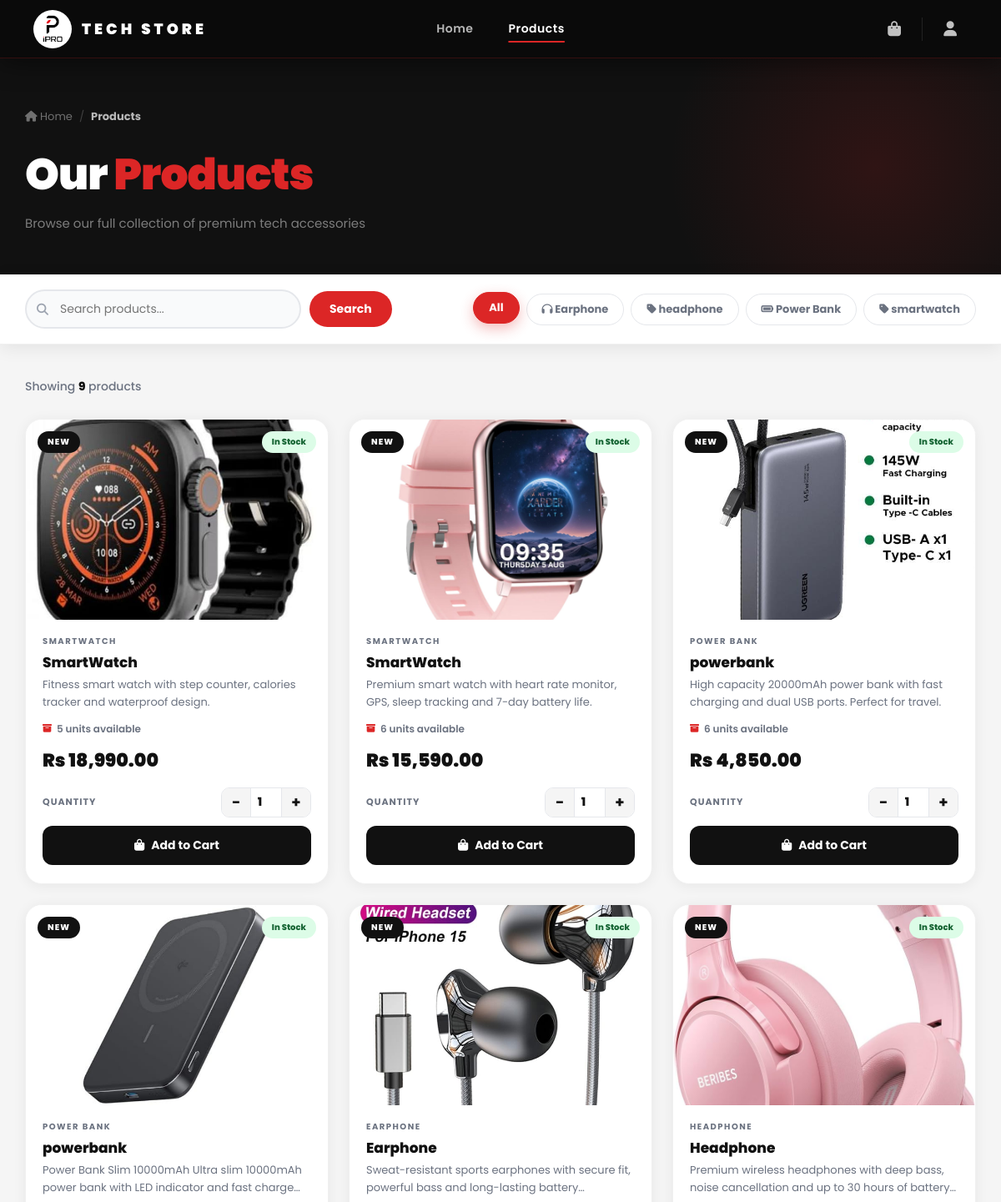
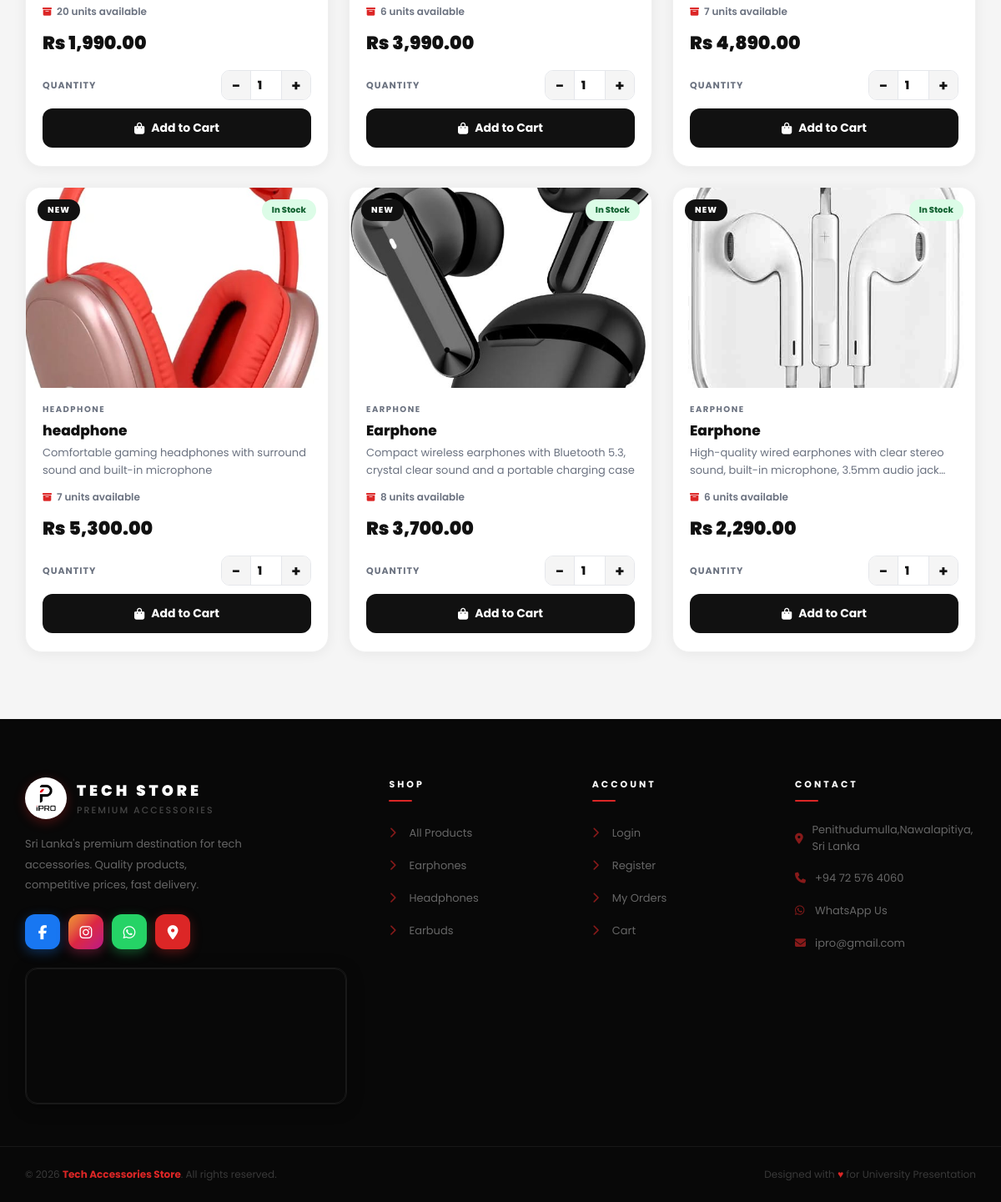
The page /product.php on the database its author committed (2 pictures, top to bottom).
### tables this page shows
CREATE TABLE `products` (
  `id` int(11) NOT NULL,
  `product_name` varchar(255) NOT NULL,
  `category` varchar(100) NOT NULL,
  `price` decimal(10,2) NOT NULL,
  `quantity` int(11) NOT NULL,
  `image` varchar(255) NOT NULL,
  `product_status` varchar(100) NOT NULL,
  `description` text DEFAULT NULL,
  `created_at` timestamp NOT NULL DEFAULT current_timestamp()
);

### product.php (the view, shortened to what this page needs)
<?php
include 'db.php';
$search   = isset($_GET['search']) ? trim($_GET['search']) : '';
$category = isset($_GET['category']) ? trim($_GET['category']) : '';
$where  = "WHERE 1=1";
$stmt = mysqli_prepare($conn,
    "SELECT * FROM products $where ORDER BY id DESC");
mysqli_stmt_execute($stmt);
$result = mysqli_stmt_get_result($stmt);
$cats = mysqli_query($conn,
    "SELECT DISTINCT category FROM products ORDER BY category");
?>
<!DOCTYPE html>
<html lang="en">
<head>
<link rel="stylesheet"
  href="https://cdnjs.cloudflare.com/ajax/libs/font-awesome/6.5.0/css/all.min.css">
</head>
<body>
<?php include 'navbar.php'; ?>
<div class="page-header">
  <div class="page-header-inner">
    <div class="breadcrumb">
      <a href="index.php">
        <i class="fa-solid fa-house"></i> Home
      </a>
      <span>/</span>
      <strong>Products</strong>
    </div>
    <h1>Our <span>Products</span></h1>
    <p>Browse our full collection of premium tech accessories</p>
  </div>
</div>
<div class="filter-bar">
  <div class="filter-inner">
    <form method="GET"
      style="display:flex;gap:10px;flex-wrap:wrap;align-items:center;">
      <div class="search-box">
        <i class="fa-solid fa-magnifying-glass"></i>
        <input type="text" name="search"
          placeholder="Search products..."
          value="<?= htmlspecialchars($search) ?>">
      </div>
      <button type="submit" class="search-btn">
        Search
      </button>
    </form>
    <div class="cat-pills">
      <a href="product.php"
        class="cat-pill <?= !$category?'active':'' ?>">
        All
      </a>
     <?php while ($cat = mysqli_fetch_assoc($cats)):
  $cat_name = $cat['category'];
  if ($cat_name === 'Earphone') {
      $icon = 'fa-headphones';
  } elseif ($cat_name === 'Headphone') {
      $icon = 'fa-headphones-simple';
  } elseif ($cat_name === 'Earbud') {
      $icon = 'fa-music';
  } elseif ($cat_name === 'Power Bank') {
      $icon = 'fa-battery-full';
  } elseif ($cat_name === 'Smart Watch') {
      $icon = 'fa-clock';
  } else {
      $icon = 'fa-tag';
  }
?>
<a href="product.php?category=<?= urlencode($cat_name) ?>
    <?= $search ? '&search='.urlencode($search) : '' ?>"
  class="cat-pill
    <?= $category===$cat_name?'active':'' ?>">
  <i class="fa-solid <?= $icon ?>"></i>
  <?= htmlspecialchars($cat_name) ?>
</a>
<?php endwhile; ?>
    </div>
  </div>
</div>
<div class="products-area">
  <div class="container">
    <div class="results-bar">
      <div class="results-count">
        Showing
        <strong><?= mysqli_num_rows($result) ?></strong>
        products
      </div>
    </div>
    <?php if (mysqli_num_rows($result) === 0): ?>
    <div class="no-results">
      <span class="no-results-icon">
        <i class="fa-solid fa-box-open"></i>
      </span>
      <h3>No products found</h3>
      <p>Try a different search or browse all products.</p>
      <a href="product.php" class="btn-red">
        <i class="fa-solid fa-arrow-left"></i>
        View All Products
      </a>
    </div>
    <?php else: ?>
    <div class="products-grid">
    <?php while ($row = mysqli_fetch_assoc($result)):
      $in_stock = $row['quantity'] > 0;
    ?>
      <div class="prod-card">
        <div class="prod-img-box">
          <img
            src="uploads/<?= htmlspecialchars($row['image']) ?>"
            alt="<?= htmlspecialchars($row['product_name']) ?>"
            onerror="this.src='images/logo.png'">
          <span class="prod-new-tag">New</span>
          <?php if ($row['quantity'] <= 0): ?>
            <span class="prod-stock-tag tag-out">
              Out of Stock
            </span>
          <?php elseif ($row['quantity'] <= 3): ?>
            <span class="prod-stock-tag tag-low">
              Only <?= $row['quantity'] ?> left
            </span>
          <?php else: ?>
            <span class="prod-stock-tag tag-in">
              In Stock
            </span>
          <?php endif; ?>
        </div>
        <div class="prod-body">
          <div class="prod-cat">
            <?= htmlspecialchars($row['category']) ?>
          </div>
          <div class="prod-name">
            <?= htmlspecialchars($row['product_name']) ?>
          </div>
          <?php if ($row['description']): ?>
          <div class="prod-desc">
            <?= htmlspecialchars($row['description']) ?>
          </div>
          <?php endif; ?>
          <div class="prod-stock-count">
            <i class="fa-solid fa-box-archive"></i>
            <?= $row['quantity'] ?> units available
          </div>
          <span class="prod-price">
            Rs <?= number_format($row['price'], 2) ?>
          </span>
          <?php if ($in_stock): ?>
          <form action="add_to_cart.php" method="GET">
            <div class="qty-wrap">
              <span class="qty-label">Quantity</span>
              <div class="qty-row">
                <button type="button" class="qty-btn"
                  onclick="changeQty(this,-1)">−</button>
                <input type="number" name="qty"
                  class="qty-input"
                  value="1" min="1"
                  max="<?= $row['quantity'] ?>"
                  readonly>
                <button type="button" class="qty-btn"
                  onclick="changeQty(this,1,
                  <?= $row['quantity'] ?>)">+</button>
              </div>
            </div>
            <button type="submit" class="add-cart-btn">
              <i class="fa-solid fa-bag-shopping"></i>
              Add to Cart
            </button>
          </form>
          <?php endif; ?>
        </div>
      </div>
    <?php endwhile; ?>
    </div>
    <?php endif; ?>
  </div>
</div>
<?php include 'footer.php'; ?>
</body>
</html>

### navbar.php (shortened to what this page needs)
<?php
$cart_count = 0;
$current  = basename($_SERVER['PHP_SELF']);
$is_admin = strpos($_SERVER['PHP_SELF'], '/admin/') !== false;
$base     = $is_admin ? '../' : '';
?>
<link rel="stylesheet"
  href="https://cdnjs.cloudflare.com/ajax/libs/font-awesome/6.5.0/css/all.min.css">
<div class="navbar-main">
  <a href="<?= $base ?>index.php" class="nav-logo">
    <div class="nav-logo-circle">
      <img
        src="<?= $base ?>images/logo.png"
        alt="iPro"
        onerror="this.style.display='none';
          this.parentElement.innerHTML=
          '<span style=\'color:#dc2626;font-weight:900;font-size:16px;\'>iP</span>'"
      >
    </div>
    <span class="nav-logo-text">TECH STORE</span>
  </a>
  <div class="nav-center">
    <a href="<?= $base ?>new.php"
       class="nav-link <?= $current=='new.php'?'active':'' ?>">
      Home
    </a>
    <a href="<?= $base ?>product.php"
       class="nav-link <?= $current=='product.php'?'active':'' ?>">
      Products
    </a>
  </div>
  <div class="nav-right">
    <?php if (isset($_SESSION['user_id'])): ?>
      <div class="nav-user-chip">
        <i class="fa-solid fa-circle-user" style="font-size:16px;color:#dc2626;"></i>
        <?= htmlspecialchars($_SESSION['username']) ?>
      </div>
      <a href="<?= $base ?>cart.php" class="nav-icon-btn" title="">
        <i class="fa-solid fa-bag-shopping"></i>
        <?php if ($cart_count > 0): ?>
        <span class="nav-cart-badge"><?= $cart_count ?></span>
        <?php endif; ?>
        <span class="tooltip">Cart (<?= $cart_count ?>)</span>
      </a>
      <a href="<?= $base ?>logout.php" class="nav-icon-btn" title="">
        <i class="fa-solid fa-arrow-right-from-bracket"></i>
        <span class="tooltip">Logout</span>
      </a>
    <?php else: ?>
      <a href="<?= $base ?>cart.php" class="nav-icon-btn">
        <i class="fa-solid fa-bag-shopping"></i>
      </a>
      <a href="<?= $base ?>login.php" class="nav-icon-btn">
        <i class="fa-solid fa-user"></i>
      </a>
    <?php endif; ?>
  </div>
</div>
<div style="height:70px;"></div>

### footer.php (shortened to what this page needs)
<link rel="stylesheet"
  href="https://cdnjs.cloudflare.com/ajax/libs/font-awesome/6.5.0/css/all.min.css">
<footer>
  <div class="footer-top">
    <div class="footer-grid">
      <div class="foot-brand">
        <div class="foot-logo-wrap">
          <div class="foot-logo-circle">
            <img src="images/logo.png" alt="Logo"
              onerror="this.parentElement.innerHTML=
              '<b style=\'color:#dc2626;font-size:15px;
              font-family:Poppins,sans-serif;\'>iP</b>'">
          </div>
          <div>
            <div class="foot-brand-name">TECH STORE</div>
            <div class="foot-brand-tagline">Premium Accessories</div>
          </div>
        </div>
        <p>
          Sri Lanka's premium destination for tech accessories.
          Quality products, competitive prices, fast delivery.
        </p>
        <div class="social-row">
          <a href="https://facebook.com"
             target="_blank"
             class="social-icon si-fb"
             title="Facebook">
            <i class="fa-brands fa-facebook-f"></i>
          </a>
          <a href="https://instagram.com"
             target="_blank"
             class="social-icon si-ig"
             title="Instagram">
            <i class="fa-brands fa-instagram"></i>
          </a>
          <a href="https://wa.me/94725764060"
             target="_blank"
             class="social-icon si-wa"
             title="WhatsApp">
            <i class="fa-brands fa-whatsapp"></i>
          </a>
          <a href="https://www.google.com/maps?q=90+Penithudumulla,+Nawalapitiya,+Sri+Lanka&output=embed"
             target="_blank"
             class="social-icon si-loc"
             title="Our Location">
            <i class="fa-solid fa-location-dot"></i>
          </a>
        </div>
        <div class="map-box">
        <div class="map-box">
  <iframe
    width="100%"
    height="160"
    style="border:0;display:block;border-radius:12px;"
    loading="lazy"
    allowfullscreen
    src="https://maps.google.com/maps?q=Nawalapitiya,Sri+Lanka&output=embed">
  </iframe>
</div>
        </div>
      </div>
      <div class="foot-col">
        <h4>Shop</h4>
        <ul>
          <li>
            <a href="product.php">
              <i class="fa-solid fa-chevron-right"></i>
              All Products
            </a>
          </li>
          <li>
            <a href="product.php?category=Earphone">
              <i class="fa-solid fa-chevron-right"></i>
              Earphones
            </a>
          </li>
          <li>
            <a href="product.php?category=Headphone">
              <i class="fa-solid fa-chevron-right"></i>
              Headphones
            </a>
          </li>
          <li>
            <a href="product.php?category=Earbud">
              <i class="fa-solid fa-chevron-right"></i>
              Earbuds
            </a>
          </li>
        </ul>
      </div>
      <div class="foot-col">
        <h4>Account</h4>
        <ul>
          <li>
            <a href="login.php">
              <i class="fa-solid fa-chevron-right"></i>
              Login
            </a>
          </li>
          <li>
            <a href="register.php">
              <i class="fa-solid fa-chevron-right"></i>
              Register
            </a>
          </li>
          <li>
            <a href="my_orders.php">
              <i class="fa-solid fa-chevron-right"></i>
              My Orders
            </a>
          </li>
          <li>
            <a href="cart.php">
              <i class="fa-solid fa-chevron-right"></i>
              Cart
            </a>
          </li>
        </ul>
      </div>
      <div class="foot-col">
        <h4>Contact</h4>
        <ul>
          <li>
            <a href="https://maps.google.com/?q=Colombo,Sri+Lanka"
               target="_blank">
              <i class="fa-solid fa-location-dot"></i>
              Penithudumulla,Nawalapitiya, Sri Lanka
            </a>
          </li>
          <li>
            <a href="tel:+94725764060">
              <i class="fa-solid fa-phone"></i>
              +94 72 576 4060
            </a>
          </li>
          <li>
            <a href="https://wa.me/94725764060" target="_blank">
              <i class="fa-brands fa-whatsapp"></i>
              WhatsApp Us
            </a>
          </li>
          <li>
            <a href="mailto:ipro@gmail.com.">
              <i class="fa-solid fa-envelope"></i>
              ipro@gmail.com
            </a>
          </li>
        </ul>
      </div>
    </div>
  </div>
  <div class="footer-bottom-bar">
    <p class="left-text">
      © <?= date('Y') ?>
      <span>Tech Accessories Store</span>.
      All rights reserved.
    </p>
    <p class="right-text">
      Designed with <span>♥</span>
      for University Presentation
    </p>
  </div>
</footer>

### navbar.php (style rules this page uses)
.navbar-main { width: 100%; background: #0a0a0a; height: 70px; display: flex; align-items: center; justify-content: space-between; padding: 0 40px; position: fixed; top: 0; left: 0; right: 0; z-index: 9999; box-sizing: border-box; animation: navDown 0.5s ease; border-bottom: 1px solid rgba(220,38,38,0.2); box-shadow: 0 4px 30px rgba(0,0,0,0.5); }
.nav-logo { display: flex; align-items: center; gap: 12px; text-decoration: none; transition: transform 0.3s ease; }
.nav-logo-circle { width: 46px; height: 46px; background: #ffffff; border-radius: 50%; display: flex; align-items: center; justify-content: center; animation: logoPulse 3s ease-in-out infinite; flex-shrink: 0; overflow: hidden; }
.nav-logo-circle img { width: 34px; height: 34px; object-fit: contain; }
.nav-logo-text { color: #ffffff; font-size: 18px; font-weight: 900; letter-spacing: 4px; text-transform: uppercase; }
.nav-center { display: flex; align-items: center; gap: 2px; position: absolute; left: 50%; transform: translateX(-50%); }
.nav-link { color: rgba(255,255,255,0.7); text-decoration: none; padding: 8px 20px; font-size: 14px; font-weight: 600; letter-spacing: 0.5px; border-radius: 6px; transition: all 0.3s ease; position: relative; white-space: nowrap; }
.nav-link::after { content: ''; position: absolute; bottom: 2px; left: 20px; right: 20px; height: 2px; background: #dc2626; border-radius: 2px; transform: scaleX(0); transform-origin: center; transition: transform 0.3s ease; }
.nav-link.active { color: #ffffff; }
.nav-link.active::after { transform: scaleX(1); }
.nav-right { display: flex; align-items: center; gap: 6px; }
.nav-icon-btn { position: relative; width: 42px; height: 42px; border-radius: 10px; display: inline-flex; align-items: center; justify-content: center; text-decoration: none; background: transparent; border: none; cursor: pointer; transition: all 0.3s ease; color: rgba(255,255,255,0.75); font-size: 18px; }

### rows shown on the page
products: image (picture), shows "In Stock", category "SMARTWATCH", product_name "SmartWatch", description "Fitness smart watch with step counter, calories tracker and waterproof design.", quantity "5", price "18,990.00"
products: image (picture), shows "In Stock", category "SMARTWATCH", product_name "SmartWatch", description "Premium smart watch with heart rate monitor, GPS, sleep tracking and 7-day battery life.", quantity "6", price "15,590.00"
products: image (picture), shows "In Stock", category "POWER BANK", product_name "powerbank", description "High capacity 20000mAh power bank with fast charging and dual USB ports. Perfect for travel.", quantity "6", price "4,850.00"
products: image (picture), shows "In Stock", category "POWER BANK", product_name "powerbank", description "Power Bank Slim 10000mAh Ultra slim 10000mAh power bank with LED indicator and fast…", quantity "20", price "1,990.00"
products: image (picture), shows "In Stock", category "EARPHONE", product_name "Earphone", description "Sweat-resistant sports earphones with secure fit, powerful bass and long-lasting…", quantity "6", price "3,990.00"
products: image (picture), shows "In Stock", category "HEADPHONE", product_name "Headphone", description "Premium wireless headphones with deep bass, noise cancellation and up to 30 hours of…", quantity "7", price "4,890.00"
products: image (picture), shows "In Stock", category "HEADPHONE", product_name "headphone", description "Comfortable gaming headphones with surround sound and built-in microphone", quantity "7", price "5,300.00"
products: image (picture), shows "In Stock", category "EARPHONE", product_name "Earphone", description "Compact wireless earphones with Bluetooth 5.3, crystal clear sound and a portable charging case", quantity "8", price "3,700.00"
products: image (picture), shows "In Stock", category "EARPHONE", product_name "Earphone", description "High-quality wired earphones with clear stereo sound, built-in microphone, 3.5mm audio…", quantity "6", price "2,290.00"

### other values the page prints
$cat_name "Earphone"
$cat_name "headphone"
$cat_name "Power Bank"
$cat_name "smartwatch"
mysqli_num_rows($result) "9"
